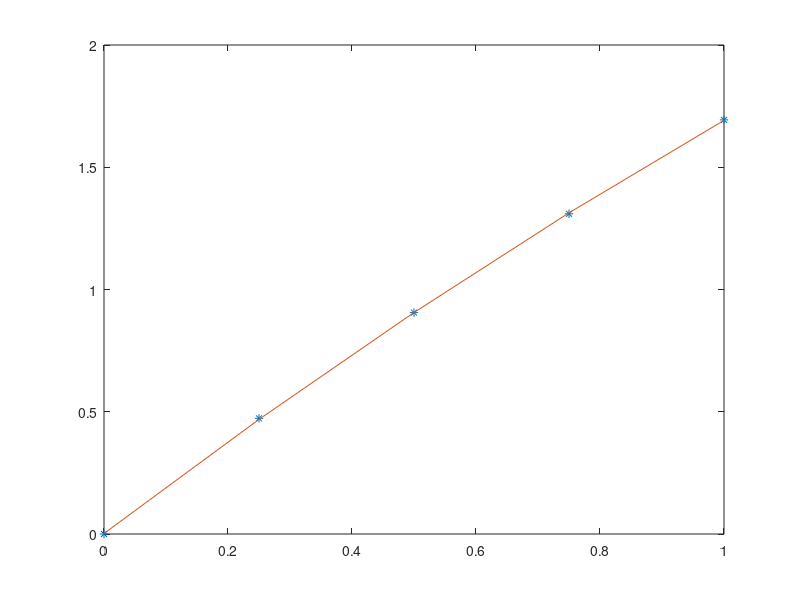

Write MATLAB code to recreate this figure.
clc;
clear;
close all;

x = [0, 0.25, 0.5, 0.75, 1];
f = [0, 0.47314, 0.90546, 1.30962, 1.69375];

if size(x, 2)==1
    x = x';
end
if size(f, 1)==1
    f = f';
end

n = length(f);
A = [n, sum(x), sum(x.^2);
    sum(x), sum(x.^2), sum(x.^3);
    sum(x.^2), sum(x.^3), sum(x.^4)];
B = [sum(f); x*f; x.^2*f];

abc = A\B;

fprintf("|%.10f\t%.10f\t%.10f\t||c| |%.10f\t|\n", A(1, 1), A(1, 2), A(1, 3), B(1));
fprintf("|%.10f\t%.10f\t%.10f\t||b|=|%.10f\t|\n", A(2, 1), A(2, 2), A(2, 3), B(2));
fprintf("|%.10f\t%.10f\t%.10f\t||a| |%.10f\t|\n", A(3, 1), A(3, 2), A(3, 3), B(3));
fprintf("\ny = a*x^2 + b*x + c = %.10f*x^2 + %.10f*x + %.10f\n", abc(3), abc(2), abc(1));

y = [ones(n, 1), x', x.^2']*abc;
plot(x, f, '*', x, y, '-')

% **************************************************^**************************************************
% *****************************# Copyright by Ali Forouzandeh Hafshejani #*****************************
% ******************************# Scientific Computing Specialist 20@20 #******************************
% **************************************************^**************************************************